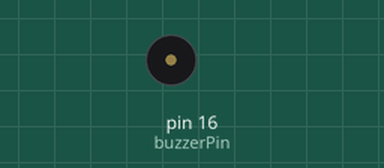
Recording of a sketch running on a simulated Arduino Uno, built with avr-gcc and run on an emulated ATmega328P. Parts: buzzer (waves = sounding).

Above: at 0.5 s.
At 2.7 s:
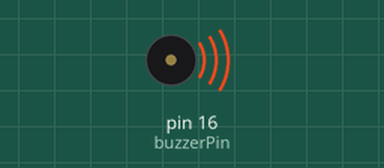
Timing chart, 0 to 3.0 s (numbered marks = the images above):
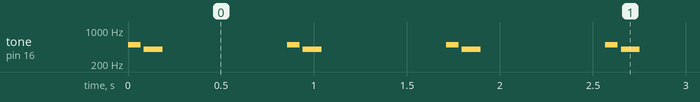

The sketch:

piezo_heartbeat.ino
```cpp
// Pin connected to the piezo buzzer
const int buzzerPin = 16;

// Set your desired BPM (beats per minute)
int bpm = 70;

void setup() {
  pinMode(buzzerPin, OUTPUT);
}

void loop() {
  // Calculate the duration for one beat in milliseconds
  int beatDuration = 60000 / bpm;

  // Heartbeat sound (lub-dub)
  playHeartbeat(beatDuration);

  // Wait for the remaining time until the next heartbeat
  delay(beatDuration * 0.7); // Adjust the pause between beats
}

void playHeartbeat(int beatDuration) {
  // First pulse (lub)
  tone(buzzerPin, 500, beatDuration * 0.08); // Lower, shorter tone
  delay(beatDuration * 0.1); // Pause between lub and dub

  // Second pulse (dub)
  tone(buzzerPin, 400, beatDuration * 0.12); // Lower, slightly longer tone
  delay(beatDuration * 0.2); // Short pause after dub
}
```

Measured:
- by itself, tone on pin 16 (buzzerPin): repeats every 0.86 s: silent 0.02 s, 400 Hz 0.10 s, silent 0.67 s, 500 Hz 0.07 s
